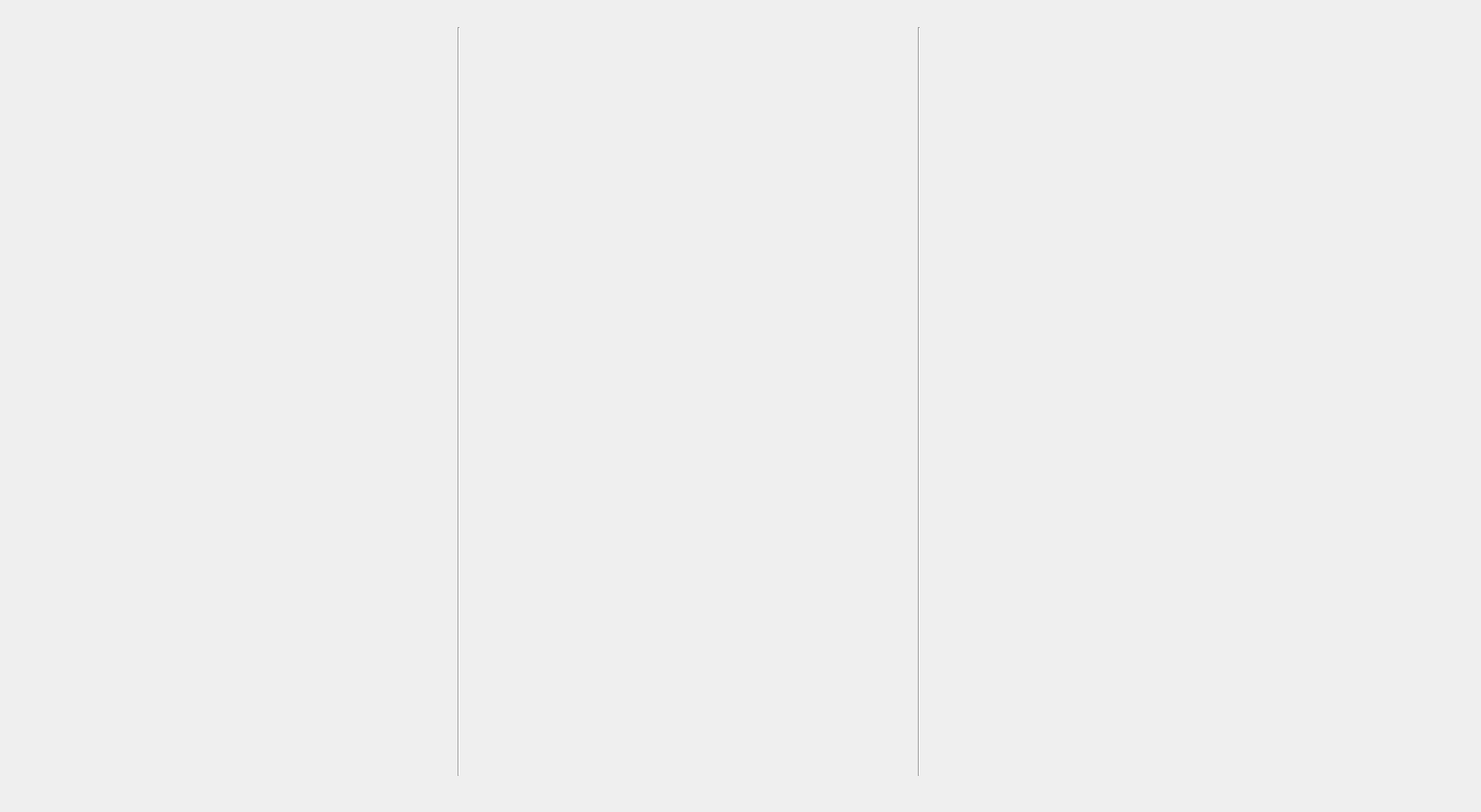
<?xml version="1.0" encoding="UTF-8"?>
<ui version="4.0">
 <class>WaveformView</class>
 <widget class="QWidget" name="WaveformView">
  <property name="geometry">
   <rect>
    <x>0</x>
    <y>0</y>
    <width>1641</width>
    <height>900</height>
   </rect>
  </property>
  <property name="minimumSize">
   <size>
    <width>1601</width>
    <height>0</height>
   </size>
  </property>
  <property name="maximumSize">
   <size>
    <width>2560</width>
    <height>16777215</height>
   </size>
  </property>
  <property name="windowTitle">
   <string>Form</string>
  </property>
  <property name="styleSheet">
   <string notr="true"/>
  </property>
  <widget class="Line" name="line_1">
   <property name="geometry">
    <rect>
     <x>500</x>
     <y>30</y>
     <width>16</width>
     <height>830</height>
    </rect>
   </property>
   <property name="lineWidth">
    <number>1</number>
   </property>
   <property name="orientation">
    <enum>Qt::Vertical</enum>
   </property>
  </widget>
  <widget class="QLabel" name="scale_1">
   <property name="geometry">
    <rect>
     <x>610</x>
     <y>30</y>
     <width>54</width>
     <height>12</height>
    </rect>
   </property>
   <property name="text">
    <string/>
   </property>
  </widget>
  <widget class="Line" name="line_2">
   <property name="geometry">
    <rect>
     <x>1010</x>
     <y>30</y>
     <width>16</width>
     <height>830</height>
    </rect>
   </property>
   <property name="styleSheet">
    <string notr="true">color: rgb(255, 255, 0);</string>
   </property>
   <property name="lineWidth">
    <number>1</number>
   </property>
   <property name="orientation">
    <enum>Qt::Vertical</enum>
   </property>
  </widget>
  <widget class="QLabel" name="scale_2">
   <property name="geometry">
    <rect>
     <x>800</x>
     <y>210</y>
     <width>54</width>
     <height>12</height>
    </rect>
   </property>
   <property name="text">
    <string/>
   </property>
  </widget>
  <widget class="QLabel" name="differ">
   <property name="geometry">
    <rect>
     <x>1100</x>
     <y>250</y>
     <width>54</width>
     <height>12</height>
    </rect>
   </property>
   <property name="text">
    <string/>
   </property>
  </widget>
  <widget class="QLabel" name="label">
   <property name="geometry">
    <rect>
     <x>340</x>
     <y>300</y>
     <width>54</width>
     <height>12</height>
    </rect>
   </property>
   <property name="text">
    <string/>
   </property>
  </widget>
 </widget>
 <resources/>
 <connections/>
</ui>
